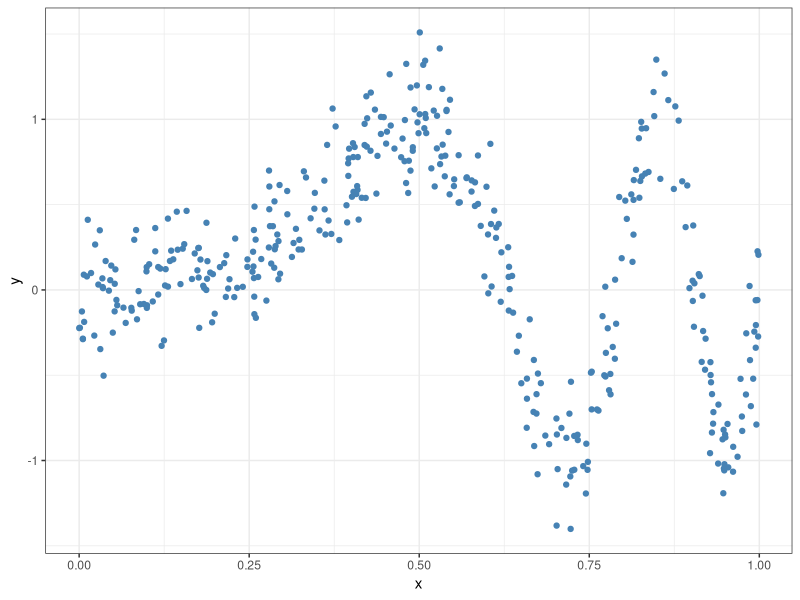

Recreate this plot in R.
## ---- chunk 1
knitr::opts_chunk$set(echo = TRUE)
library(ggplot2)
theme_set(theme_bw())
## ---- chunk 2
library(dplyr)
library(ggplot2)
n <- 400 
alpha <- 4
sigma <- 0.2

x <- runif(n)
y <- sin(alpha * pi * x^3) + rnorm(n, sd = sigma)

data <- tibble(x = x, y =y)

ggplot(data = data, aes(x, y))+
  geom_point(color = "steelblue")
## ---- chunk 3
meanKRS <- function(y, x, xnew, lambda){
  n <- length(x)
  nnew <- length(xnew)
  
  mu <- numeric(nnew)
  
  for (i in 1:nnew){
    adfa
  }
}
